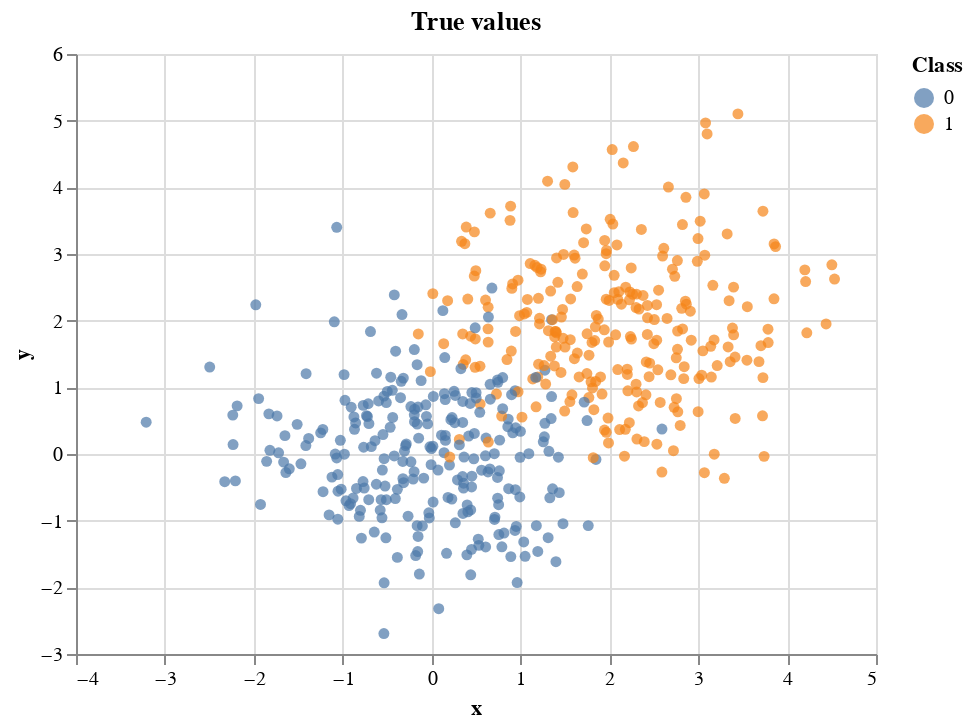

The notebook cell this image was saved under:
### Code cell
df_true = pd.DataFrame(X, columns=["x","y"])
df_true["Class"] = y
alt.Chart(df_true).mark_circle().encode(
    x="x",
    y="y",
    color="Class:N"
).properties(
    title="True values"
)

### Figure 1 — Vega-Lite specification as saved in the notebook (floating-point values rounded to 4 significant figures; data arrays with more than 128 entries replaced by an {"elided": "..."} marker saying what was removed)
{"config": {"view": {"continuousWidth": 400, "continuousHeight": 300}}, "data": {"name": "data-d967f945ec1fd21aa301ce8244c45961"}, "mark": "circle", "encoding": {"color": {"field": "Class", "type": "nominal"}, "x": {"field": "x", "type": "quantitative"}, "y": {"field": "y", "type": "quantitative"}}, "title": "True values", "$schema": "https://vega.github.io/schema/vega-lite/v4.17.0.json", "datasets": {"data-d967f945ec1fd21aa301ce8244c45961": {"elided": "500 records"}}}
